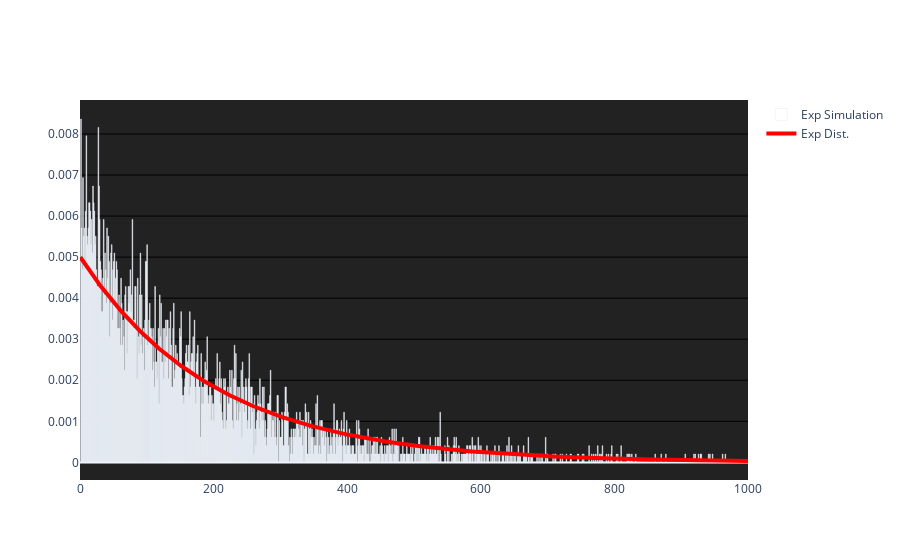

Notebook cell for this chart:
### Code cell
maxExpX = round(iterNum * expInterval)
precise = 1000
xList = np.linspace(0, maxExpX, precise)
# yList = [expDist(x / iterNum, l / expInterval) for x in xList]
yList = [expDist(x, l / (iterNum * expInterval)) for x in xList]

fig = go.Figure()
fig.add_trace(go.Bar(y=ExpRVList[:maxExpX], name='Exp Simulation', marker_color='white', width=1))
fig.add_trace(go.Scatter(x=xList, y=yList, mode='lines', name='Exp Dist.', line_color='red', line=dict(width=4)))
fig.update_layout(plot_bgcolor="#222222")
fig.update_yaxes(showgrid=True, gridwidth=1, gridcolor='black')
fig.show()

# fig.write_image("ExpSimulationPlot.svg")

### Figure 1 — Plotly figure (JSON) as saved in the notebook; plotly's stock layout.template omitted (floating-point values rounded to 4 significant figures; data arrays with more than 128 entries replaced by an {"elided": "..."} marker saying what was removed)
{"data": [{"marker": {"color": "white"}, "name": "Exp Simulation", "type": "bar", "width": 1, "y": {"elided": "1000 float values"}}, {"line": {"color": "red", "width": 4}, "mode": "lines", "name": "Exp Dist.", "type": "scatter", "x": {"elided": "1000 float values"}, "y": {"elided": "1000 float values"}}], "layout": {"plot_bgcolor": "#222222", "yaxis": {"gridcolor": "black", "gridwidth": 1, "showgrid": true}}}
